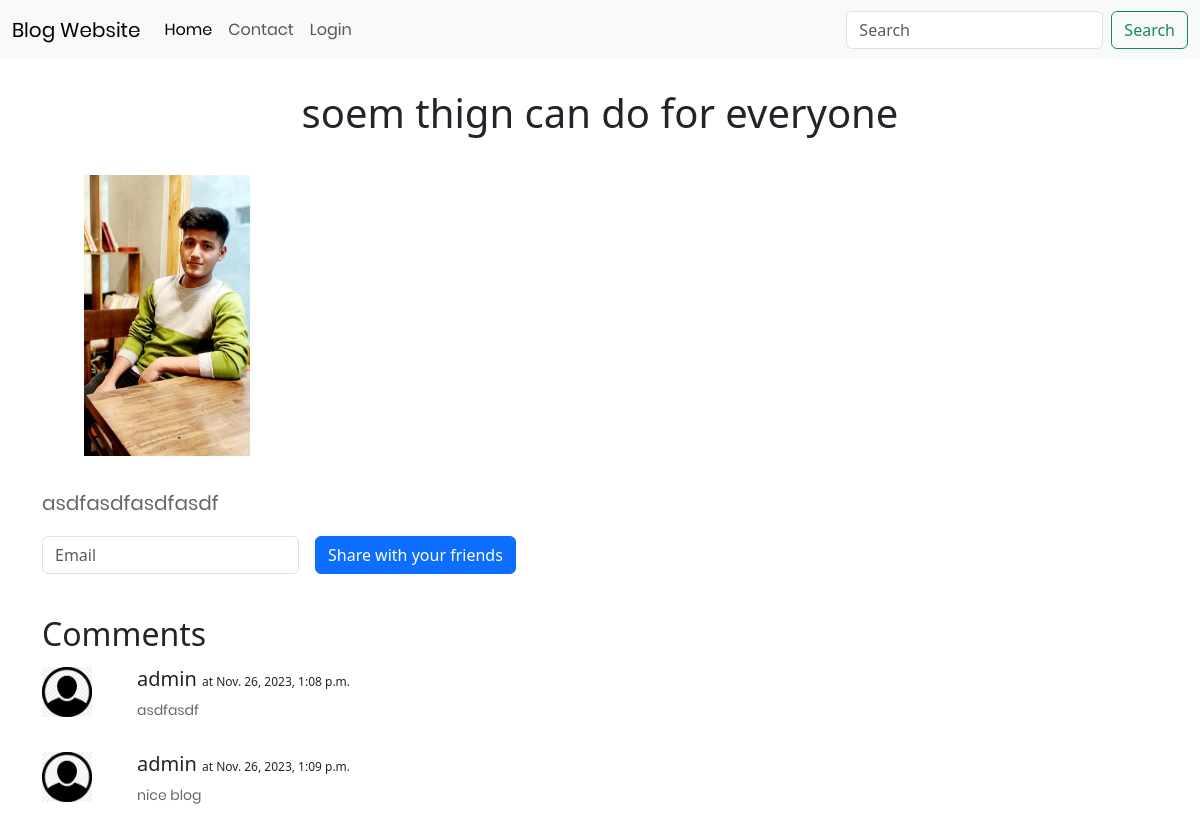
Page /view/64ee15d2-a262-420d-ba68-b067b99dc5cb on the earlier database version.
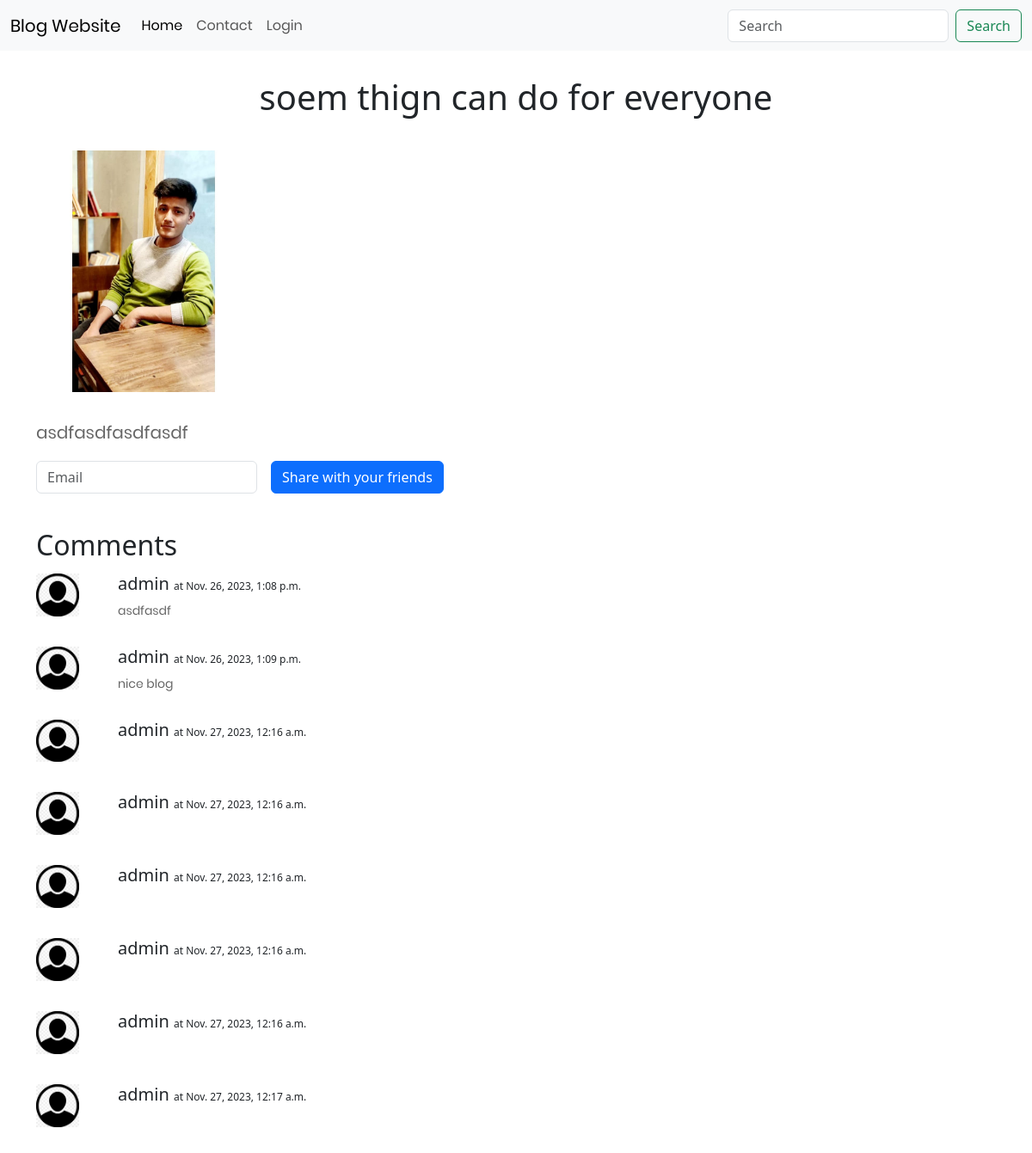
Same page on the later database version.
### blog/models.py (models this page shows)
class BlogModel(models.Model):
    id = models.UUIDField(primary_key=True,default = uuid.uuid4,editable=False)
    user = models.ForeignKey(User_profile,null=True,blank=True, on_delete=models.CASCADE)
    title = models.CharField(max_length=1000,null=True,blank=True)
    content = models.TextField(null=True,blank=True)
    image = models.ImageField(upload_to='media',null=True,blank=True)
    created_at = models.DateTimeField(auto_now_add = True)
    updated_at = models.DateTimeField(auto_now=True)

class Blogcomment(models.Model):
    id = models.UUIDField(primary_key=True,default = uuid.uuid4,editable=False)
    comment = models.TextField()
    user = models.ForeignKey(User_profile, on_delete=models.CASCADE)
    blog = models.ForeignKey(BlogModel, on_delete=models.CASCADE)
    parent = models.ForeignKey("self", on_delete=models.CASCADE,null=True)
    created_at = models.DateTimeField(auto_now_add = True)
    updated_at = models.DateTimeField(auto_now=True)

### login/models.py (models this page shows, shortened)
class User_profile(models.Model):
    id = models.UUIDField(primary_key=True,default=uuid.uuid4 , editable=False)
    user = models.ForeignKey(CustomUser,on_delete=models.CASCADE,null=True,blank=True)
    image = models.ImageField(upload_to='media',null=True,blank=True)
    name = models.CharField(max_length=150, null=True,blank=True)
    email = models.EmailField(max_length=254, null=True,blank=True)
    mobile_no = models.CharField(max_length=50,null=True,blank=True)
    age = models.CharField(max_length=50,null=True,blank=True)
    created_at = models.DateTimeField(auto_now_add=True)
    updated_at = models.DateTimeField(auto_now=True)

### blog/views.py (the view)
# urls.py: path("view/<pk>",view_blog,name="view_blog"),
def view_blog(request,pk):
    data = BlogModel.objects.filter(id = pk).values()
    comment = Blogcomment.objects.filter(blog = pk)
    return render(request,"view.html",{"data":data,"comment":comment})

### blog/templates/view.html (shortened to what this page needs)
{% extends 'base.html' %}
    {% block blog %}
    {% for i in data  %}
    <div class="container">
        <div class = "row">
            <div class = "col" align="center">
                <h1 style="padding:30px">{{i.title}}</h1>
            </div>
        </div>
        <div class="row">
            <div class="col">
                <img src="/media/{{i.image}}" alt="..." width="250px" style="padding-bottom:30px">
                <p style="font-size:20px">{{i.content|safe}}</p>
            </div>
        </div>
    </div>
    <div class="container">
        <form class="row g-3" method="post" action="/sendmail/">
            <div class="col-auto">
              <input type="email" class="form-control" id="email" name="email" placeholder="Email">
            </div>
            <div class="col-auto">
              <button type="submit" class="btn btn-primary mb-3">Share with your friends</button>
            </div>
        </form>
        <div class="row" style="margin-top:25px">
            <h2>Comments</h2>
        </div>
        {% for com in comment %}
        <div class="row " style="margin-top: 5px;">
            <div class="col-1 ">
                <img src="/media/images/download.png" alt="..." style="max-width: 70%; height: auto; padding-bottom: 30px;">
            </div>
            <div class="col-6">
                <div class="row">
                    <div class="col">
                        <h5>{{com.user.name}} <span style="font-size:12px">at {{com.created_at}}</span></h5>
                        <p>{{com.comment}}</p>
                    </div>
                </div>
            </div>
        </div>
        {% endfor %}
    </div>
    {% endfor %}
    {% endblock blog %}

### blog/templates/base.html (shortened to what this page needs)
<!DOCTYPE html>
<html>
    <head>
        <link rel="stylesheet" type="text/css" href="/media/vendor/bootstrap/css/bootstrap.min.css">
        <link rel="stylesheet" type="text/css" href="/media/fonts/font-awesome-4.7.0/css/font-awesome.min.css">
        <link rel="stylesheet" type="text/css" href="/media/vendor/animate/animate.css">
        <link rel="stylesheet" type="text/css" href="/media/vendor/css-hamburgers/hamburgers.min.css">
        <link rel="stylesheet" type="text/css" href="/media/vendor/select2/select2.min.css">
        <link rel="stylesheet" type="text/css" href="/media/css/util.css">
        <link rel="stylesheet" type="text/css" href="/media/css/main.css">
        <link href="https://cdn.jsdelivr.net/npm/bootstrap@5.3.2/dist/css/bootstrap.min.css" rel="stylesheet">
    </head>
    <body>
        <nav class="navbar navbar-expand-lg bg-body-tertiary">
            <div class="container-fluid">
              <a class="navbar-brand" href="#">Blog Website</a>
              <div class="collapse navbar-collapse" id="navbarScroll">
                <ul class="navbar-nav me-auto my-2 my-lg-0 navbar-nav-scroll" style="--bs-scroll-height: 100px;">
                  <li class="nav-item">
                    <a class="nav-link active" aria-current="page" href="/">Home</a>
                  </li>
                  <li class="nav-item">
                    <a class="nav-link" href="/contact">Contact</a>
                  </li>
                  <li class="nav-item">
                    <a class="nav-link" href="/login-page/" id ="login-button">Login</a>
                  </li>
                </ul>
                <form class="d-flex" method="post" action="/search/">
                  <input class="form-control me-2" type="search" placeholder="Search" name="search" aria-label="Search">
                  <button class="btn btn-outline-success" type="submit">Search</button>
                </form>
              </div>
            </div>
          </nav>
          {% block blog %}
          {% endblock blog %}
    </body>
</html>

### static/css/main.css (style rules this page uses)
* { margin: 0px; padding: 0px; box-sizing: border-box; }
body, html { height: 100%; font-family: Poppins-Regular, sans-serif; }
a { font-family: Poppins-Regular; font-size: 14px; line-height: 1.7; color: #666666; margin: 0px; transition: all 0.4s; -webkit-transition: all 0.4s; -o-transition: all 0.4s; -moz-transition: all 0.4s; }
h1,h2,h3,h4,h5,h6 { margin: 0px; }
p { font-family: Poppins-Regular; font-size: 14px; line-height: 1.7; color: #666666; margin: 0px; }
ul, li { margin: 0px; list-style-type: none; }
input { outline: none; border: none; }
button { outline: none !important; border: none; background: transparent; }

Differences in the rows shown:
added Blogcomment: user.name "admin", created_at "Nov. 27, 2023, 12:16 a.m."
added Blogcomment: user.name "admin", created_at "Nov. 27, 2023, 12:16 a.m."
added Blogcomment: user.name "admin", created_at "Nov. 27, 2023, 12:16 a.m."
added Blogcomment: user.name "admin", created_at "Nov. 27, 2023, 12:16 a.m."
added Blogcomment: user.name "admin", created_at "Nov. 27, 2023, 12:16 a.m."
added Blogcomment: user.name "admin", created_at "Nov. 27, 2023, 12:17 a.m."
